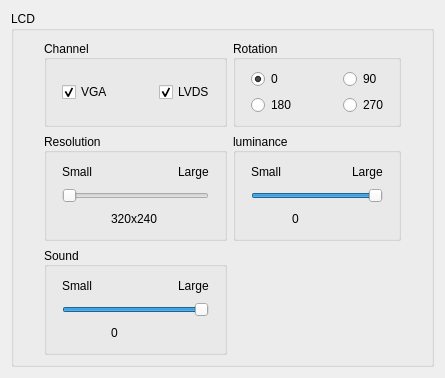
     <widget class="QWidget" name="page_LCD">
      <layout class="QVBoxLayout" name="verticalLayout_16">
       <item>
        <widget class="QGroupBox" name="Sreen_LCD">
         <property name="font">
          <font>
           <weight>50</weight>
           <bold>false</bold>
          </font>
         </property>
         <property name="title">
          <string>LCD</string>
         </property>
         <property name="flat">
          <bool>true</bool>
         </property>
         <property name="checkable">
          <bool>false</bool>
         </property>
         <layout class="QGridLayout" name="gridLayout_2">
          <property name="leftMargin">
           <number>30</number>
          </property>
          <property name="rightMargin">
           <number>30</number>
          </property>
          <item row="0" column="1">
           <widget class="QGroupBox" name="Sreen_LCD_Rotation_Enum">
            <property name="minimumSize">
             <size>
              <width>130</width>
              <height>0</height>
             </size>
            </property>
            <property name="maximumSize">
             <size>
              <width>16777215</width>
              <height>16777215</height>
             </size>
            </property>
            <property name="title">
             <string>Rotation</string>
            </property>
            <property name="alignment">
             <set>Qt::AlignLeading|Qt::AlignLeft|Qt::AlignVCenter</set>
            </property>
            <layout class="QGridLayout" name="gridLayout">
             <property name="leftMargin">
              <number>15</number>
             </property>
             <item row="0" column="0">
              <widget class="QRadioButton" name="Sreen_LCD_Rotation_Enum_0">
               <property name="minimumSize">
                <size>
                 <width>0</width>
                 <height>0</height>
                </size>
               </property>
               <property name="text">
                <string>0</string>
               </property>
               <property name="checked">
                <bool>true</bool>
               </property>
              </widget>
             </item>
             <item row="0" column="2">
              <widget class="QRadioButton" name="Sreen_LCD_Rotation_Enum_90">
               <property name="minimumSize">
                <size>
                 <width>0</width>
                 <height>0</height>
                </size>
               </property>
               <property name="text">
                <string>90</string>
               </property>
               <property name="checked">
                <bool>false</bool>
               </property>
              </widget>
             </item>
             <item row="1" column="0">
              <widget class="QRadioButton" name="Sreen_LCD_Rotation_Enum_180">
               <property name="minimumSize">
                <size>
                 <width>0</width>
                 <height>0</height>
                </size>
               </property>
               <property name="text">
                <string>180</string>
               </property>
              </widget>
             </item>
             <item row="1" column="2">
              <widget class="QRadioButton" name="Sreen_LCD_Rotation_Enum_270">
               <property name="minimumSize">
                <size>
                 <width>0</width>
                 <height>0</height>
                </size>
               </property>
               <property name="text">
                <string>270</string>
               </property>
              </widget>
             </item>
             <item row="0" column="1">
              <spacer name="horizontalSpacer_45">
               <property name="orientation">
                <enum>Qt::Horizontal</enum>
               </property>
               <property name="sizeHint" stdset="0">
                <size>
                 <width>40</width>
                 <height>20</height>
                </size>
               </property>
              </spacer>
             </item>
             <item row="1" column="1">
              <spacer name="horizontalSpacer_46">
               <property name="orientation">
                <enum>Qt::Horizontal</enum>
               </property>
               <property name="sizeHint" stdset="0">
                <size>
                 <width>40</width>
                 <height>20</height>
                </size>
               </property>
              </spacer>
             </item>
            </layout>
           </widget>
          </item>
          <item row="1" column="0">
           <widget class="QGroupBox" name="Sreen_LCD_Resolution_Enum">
            <property name="minimumSize">
             <size>
              <width>130</width>
              <height>0</height>
             </size>
            </property>
            <property name="maximumSize">
             <size>
              <width>16777215</width>
              <height>16777215</height>
             </size>
            </property>
            <property name="title">
             <string>Resolution</string>
            </property>
            <property name="alignment">
             <set>Qt::AlignLeading|Qt::AlignLeft|Qt::AlignVCenter</set>
            </property>
            <layout class="QVBoxLayout" name="verticalLayout_13">
             <property name="leftMargin">
              <number>15</number>
             </property>
             <property name="rightMargin">
              <number>15</number>
             </property>
             <item>
              <layout class="QHBoxLayout" name="horizontalLayout_7">
               <item>
                <widget class="QLabel" name="label_44">
                 <property name="text">
                  <string>Small</string>
                 </property>
                </widget>
               </item>
               <item>
                <spacer name="horizontalSpacer_6">
                 <property name="orientation">
                  <enum>Qt::Horizontal</enum>
                 </property>
                 <property name="sizeHint" stdset="0">
                  <size>
                   <width>40</width>
                   <height>20</height>
                  </size>
                 </property>
                </spacer>
               </item>
               <item>
                <widget class="QLabel" name="label_43">
                 <property name="text">
                  <string>Large</string>
                 </property>
                </widget>
               </item>
              </layout>
             </item>
             <item>
              <widget class="QSlider" name="Sreen_LCD_Resolution_Enum_Vaule">
               <property name="toolTip">
                <string>320x240;480x272;800x480;800x600;1024x768;1360x768;1680x1050;1920x1080</string>
               </property>
               <property name="minimum">
                <number>0</number>
               </property>
               <property name="maximum">
                <number>7</number>
               </property>
               <property name="pageStep">
                <number>1</number>
               </property>
               <property name="orientation">
                <enum>Qt::Horizontal</enum>
               </property>
              </widget>
             </item>
             <item>
              <layout class="QHBoxLayout" name="horizontalLayout_8">
               <item>
                <spacer name="horizontalSpacer_7">
                 <property name="orientation">
                  <enum>Qt::Horizontal</enum>
                 </property>
                 <property name="sizeHint" stdset="0">
                  <size>
                   <width>40</width>
                   <height>20</height>
                  </size>
                 </property>
                </spacer>
               </item>
               <item>
                <widget class="QLabel" name="LcdResolutionVaule">
                 <property name="minimumSize">
                  <size>
                   <width>50</width>
                   <height>0</height>
                  </size>
                 </property>
                 <property name="text">
                  <string>320x240</string>
                 </property>
                </widget>
               </item>
               <item>
                <spacer name="horizontalSpacer_8">
                 <property name="orientation">
                  <enum>Qt::Horizontal</enum>
                 </property>
                 <property name="sizeHint" stdset="0">
                  <size>
                   <width>40</width>
                   <height>20</height>
                  </size>
                 </property>
                </spacer>
               </item>
              </layout>
             </item>
            </layout>
           </widget>
          </item>
          <item row="1" column="1">
           <widget class="QGroupBox" name="Sreen_LCD_luminance_Num">
            <property name="minimumSize">
             <size>
              <width>130</width>
              <height>0</height>
             </size>
            </property>
            <property name="maximumSize">
             <size>
              <width>16777215</width>
              <height>16777215</height>
             </size>
            </property>
            <property name="title">
             <string>luminance </string>
            </property>
            <property name="alignment">
             <set>Qt::AlignLeading|Qt::AlignLeft|Qt::AlignVCenter</set>
            </property>
            <layout class="QVBoxLayout" name="verticalLayout_14">
             <property name="leftMargin">
              <number>15</number>
             </property>
             <property name="rightMargin">
              <number>15</number>
             </property>
             <item>
              <layout class="QHBoxLayout" name="horizontalLayout_57">
               <item>
                <widget class="QLabel" name="label_45">
                 <property name="text">
                  <string>Small</string>
                 </property>
                </widget>
               </item>
               <item>
                <spacer name="horizontalSpacer_9">
                 <property name="orientation">
                  <enum>Qt::Horizontal</enum>
                 </property>
                 <property name="sizeHint" stdset="0">
                  <size>
                   <width>40</width>
                   <height>20</height>
                  </size>
                 </property>
                </spacer>
               </item>
               <item>
                <widget class="QLabel" name="label_66">
                 <property name="text">
                  <string>Large</string>
                 </property>
                </widget>
               </item>
              </layout>
             </item>
             <item>
              <widget class="QSlider" name="Sreen_LCD_luminance_Num_Vaule">
               <property name="maximum">
                <number>100</number>
               </property>
               <property name="pageStep">
                <number>1</number>
               </property>
               <property name="value">
                <number>100</number>
               </property>
               <property name="orientation">
                <enum>Qt::Horizontal</enum>
               </property>
              </widget>
             </item>
             <item>
              <layout class="QHBoxLayout" name="horizontalLayout_9">
               <item>
                <spacer name="horizontalSpacer_10">
                 <property name="orientation">
                  <enum>Qt::Horizontal</enum>
                 </property>
                 <property name="sizeHint" stdset="0">
                  <size>
                   <width>40</width>
                   <height>20</height>
                  </size>
                 </property>
                </spacer>
               </item>
               <item>
                <widget class="QLabel" name="LcdLuminanceVaule">
                 <property name="minimumSize">
                  <size>
                   <width>50</width>
                   <height>0</height>
                  </size>
                 </property>
                 <property name="text">
                  <string>0</string>
                 </property>
                </widget>
               </item>
               <item>
                <spacer name="horizontalSpacer_11">
                 <property name="orientation">
                  <enum>Qt::Horizontal</enum>
                 </property>
                 <property name="sizeHint" stdset="0">
                  <size>
                   <width>40</width>
                   <height>20</height>
                  </size>
                 </property>
                </spacer>
               </item>
              </layout>
             </item>
            </layout>
           </widget>
          </item>
          <item row="2" column="0">
           <widget class="QGroupBox" name="Sreen_LCD_Sound_Num">
            <property name="minimumSize">
             <size>
              <width>130</width>
              <height>0</height>
             </size>
            </property>
            <property name="maximumSize">
             <size>
              <width>16777215</width>
              <height>16777215</height>
             </size>
            </property>
            <property name="title">
             <string>Sound     </string>
            </property>
            <property name="alignment">
             <set>Qt::AlignLeading|Qt::AlignLeft|Qt::AlignVCenter</set>
            </property>
            <layout class="QVBoxLayout" name="verticalLayout_15">
             <property name="leftMargin">
              <number>15</number>
             </property>
             <property name="rightMargin">
              <number>15</number>
             </property>
             <item>
              <layout class="QHBoxLayout" name="horizontalLayout_58">
               <item>
                <widget class="QLabel" name="label_67">
                 <property name="text">
                  <string>Small</string>
                 </property>
                </widget>
               </item>
               <item>
                <spacer name="horizontalSpacer_39">
                 <property name="orientation">
                  <enum>Qt::Horizontal</enum>
                 </property>
                 <property name="sizeHint" stdset="0">
                  <size>
                   <width>40</width>
                   <height>20</height>
                  </size>
                 </property>
                </spacer>
               </item>
               <item>
                <widget class="QLabel" name="label_68">
                 <property name="text">
                  <string>Large</string>
                 </property>
                </widget>
               </item>
              </layout>
             </item>
             <item>
              <widget class="QSlider" name="Sreen_LCD_Sound_Num_Vaule">
               <property name="maximum">
                <number>100</number>
               </property>
               <property name="pageStep">
                <number>1</number>
               </property>
               <property name="value">
                <number>100</number>
               </property>
               <property name="orientation">
                <enum>Qt::Horizontal</enum>
               </property>
              </widget>
             </item>
             <item>
              <layout class="QHBoxLayout" name="horizontalLayout_59">
               <item>
                <spacer name="horizontalSpacer_40">
                 <property name="orientation">
                  <enum>Qt::Horizontal</enum>
                 </property>
                 <property name="sizeHint" stdset="0">
                  <size>
                   <width>40</width>
                   <height>20</height>
                  </size>
                 </property>
                </spacer>
               </item>
               <item>
                <widget class="QLabel" name="LcdSoundVaule">
                 <property name="minimumSize">
                  <size>
                   <width>50</width>
                   <height>0</height>
                  </size>
                 </property>
                 <property name="text">
                  <string>0</string>
                 </property>
                </widget>
               </item>
               <item>
                <spacer name="horizontalSpacer_41">
                 <property name="orientation">
                  <enum>Qt::Horizontal</enum>
                 </property>
                 <property name="sizeHint" stdset="0">
                  <size>
                   <width>40</width>
                   <height>20</height>
                  </size>
                 </property>
                </spacer>
               </item>
              </layout>
             </item>
            </layout>
           </widget>
          </item>
          <item row="0" column="0">
           <widget class="QGroupBox" name="Sreen_LCD_Channel_Check">
            <property name="minimumSize">
             <size>
              <width>130</width>
              <height>0</height>
             </size>
            </property>
            <property name="maximumSize">
             <size>
              <width>16777215</width>
              <height>16777215</height>
             </size>
            </property>
            <property name="title">
             <string>Channel   </string>
            </property>
            <property name="alignment">
             <set>Qt::AlignLeading|Qt::AlignLeft|Qt::AlignVCenter</set>
            </property>
            <layout class="QHBoxLayout" name="horizontalLayout_10">
             <property name="leftMargin">
              <number>15</number>
             </property>
             <item>
              <widget class="QCheckBox" name="Sreen_LCD_Channel_Check_VAG">
               <property name="minimumSize">
                <size>
                 <width>0</width>
                 <height>0</height>
                </size>
               </property>
               <property name="text">
                <string>VGA</string>
               </property>
               <property name="checked">
                <bool>true</bool>
               </property>
              </widget>
             </item>
             <item>
              <spacer name="horizontalSpacer_44">
               <property name="orientation">
                <enum>Qt::Horizontal</enum>
               </property>
               <property name="sizeHint" stdset="0">
                <size>
                 <width>40</width>
                 <height>20</height>
                </size>
               </property>
              </spacer>
             </item>
             <item>
              <widget class="QCheckBox" name="Sreen_LCD_Channel_Check_LVDS">
               <property name="minimumSize">
                <size>
                 <width>0</width>
                 <height>0</height>
                </size>
               </property>
               <property name="text">
                <string>LVDS</string>
               </property>
               <property name="checked">
                <bool>true</bool>
               </property>
              </widget>
             </item>
            </layout>
           </widget>
          </item>
         </layout>
        </widget>
       </item>
      </layout>
     </widget>
